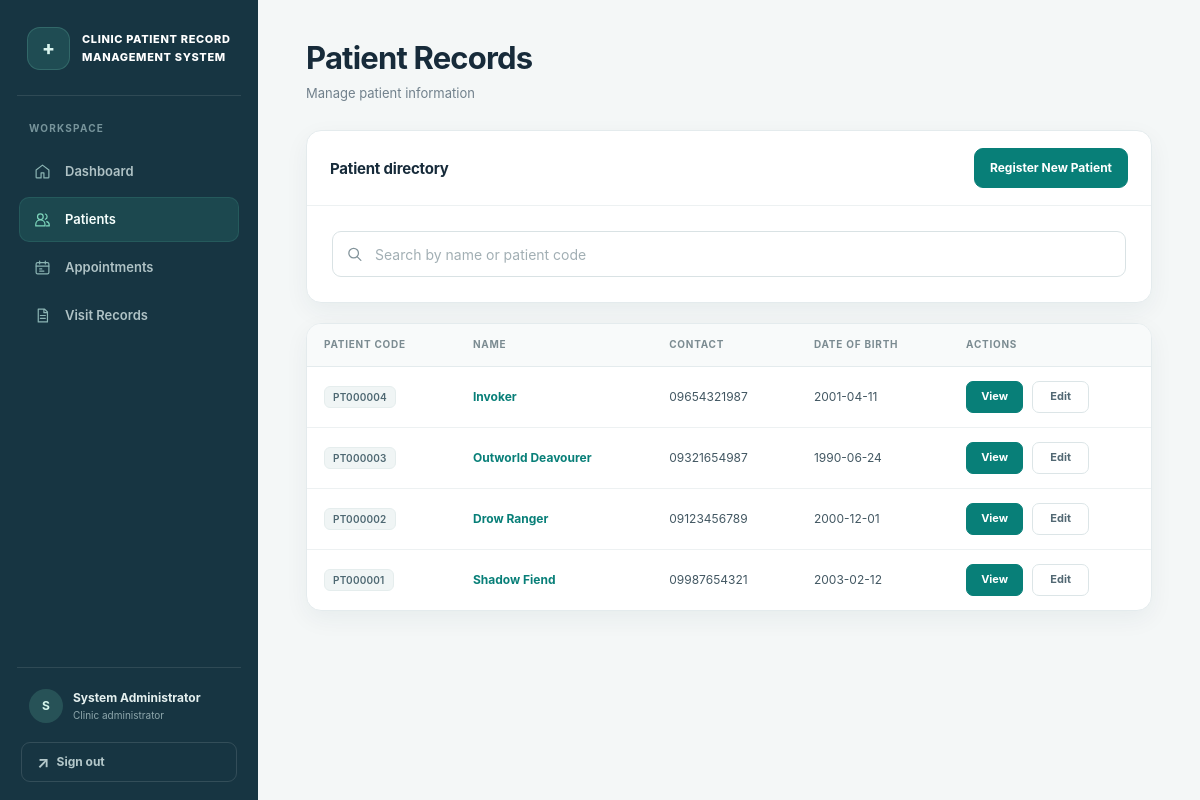
The app's page /patients (signed in) with its own data.
### tables this page shows
CREATE TABLE patients (
    patient_id INTEGER PRIMARY KEY AUTOINCREMENT,
    patient_code TEXT UNIQUE NOT NULL,
    name TEXT NOT NULL,
    contact TEXT,
    date_of_birth TEXT,
    address TEXT,
    created_at TEXT NOT NULL DEFAULT CURRENT_TIMESTAMP,
    updated_at TEXT NOT NULL DEFAULT CURRENT_TIMESTAMP
);

### app.py (the view)
@app.route('/patients')
@login_required
def patients():
    search_query = request.args.get('search', '').strip()
    if search_query:
        patients_list = db.search_patients(search_query)
    else:
        patients_list = db.get_all_patients()
    return render_template('patients.html', patients=patients_list, search_query=search_query)

### app.py (called while the page is built)
@app.after_request
def prevent_auth_page_caching(response):
    if request.endpoint in {'login', 'logout'}:
        response.headers['Cache-Control'] = 'no-store, no-cache, must-revalidate, max-age=0'
        response.headers['Pragma'] = 'no-cache'
        response.headers['Expires'] = '0'
    return response

def login_required(f):
    @wraps(f)
    def decorated_function(*args, **kwargs):
        if 'user_id' not in session:
            flash('Please log in to access this page.', 'error')
            return redirect(url_for('login'))
        return f(*args, **kwargs)
    return decorated_function

### database.py (called while the page is built)
def get_db_connection():
    conn = sqlite3.connect(DATABASE_PATH)
    conn.row_factory = sqlite3.Row
    conn.execute('PRAGMA foreign_keys = ON')
    return conn

def get_all_patients():
    conn = get_db_connection()
    patients = conn.execute(
        'SELECT * FROM patients ORDER BY created_at DESC'
    ).fetchall()
    conn.close()
    return patients

### templates/patients.html (shortened to what this page needs)
{% extends "base.html" %}
{% block content %}
<div class="content-header">
    <h1>Patient Records</h1>
    <p>Manage patient information</p>
</div>
<div class="card">
    <div class="card-header">
        <h2>Patient directory</h2>
        <a href="{{ url_for('register_patient') }}" class="btn btn-primary">Register New Patient</a>
    </div>
    <form method="GET" action="{{ url_for('patients') }}" class="search-panel" data-auto-submit role="search">
        <div class="search-field">
            <input type="search" id="patient-search-query" name="search" class="form-input search-input" placeholder="Search by name or patient code" value="{{ search_query }}" data-auto-submit-input data-restore-focus aria-label="Search patients">
        </div>
    </form>
</div>
{% if patients %}
<div class="card">
    <div class="table-container">
        <table class="data-table">
            <thead>
                <tr>
                    <th>Patient Code</th>
                    <th>Name</th>
                    <th>Contact</th>
                    <th>Date of Birth</th>
                    <th>Actions</th>
                </tr>
            </thead>
            <tbody>
                {% for patient in patients %}
                <tr>
                    <td><span class="patient-code">{{ patient.patient_code }}</span></td>
                    <td><a href="{{ url_for('patient_details', patient_id=patient.patient_id) }}">{{ patient.name }}</a></td>
                    <td>{{ patient.contact or '—' }}</td>
                    <td>{{ patient.date_of_birth or '—' }}</td>
                    <td>
                        <div class="action-buttons patient-actions">
                            <a href="{{ url_for('patient_details', patient_id=patient.patient_id) }}" class="btn btn-primary btn-small">View</a>
                            <a href="{{ url_for('edit_patient', patient_id=patient.patient_id) }}" class="btn btn-secondary btn-small">Edit</a>
                        </div>
                    </td>
                </tr>
                {% endfor %}
            </tbody>
        </table>
    </div>
</div>
{% endif %}
{% endblock %}

### records on screen
patients: patient_code "PT000004", name "Invoker", contact "09654321987", date_of_birth "2001-04-11"
patients: patient_code "PT000003", name "Outworld Deavourer", contact "09321654987", date_of_birth "1990-06-24"
patients: patient_code "PT000002", name "Drow Ranger", contact "09123456789", date_of_birth "2000-12-01"
patients: patient_code "PT000001", name "Shadow Fiend", contact "09987654321", date_of_birth "2003-02-12"

### other values on screen
{{ session.get('full_name', 'U')[:1] }} "S"
{{ session.get('full_name') }} "System Administrator"
